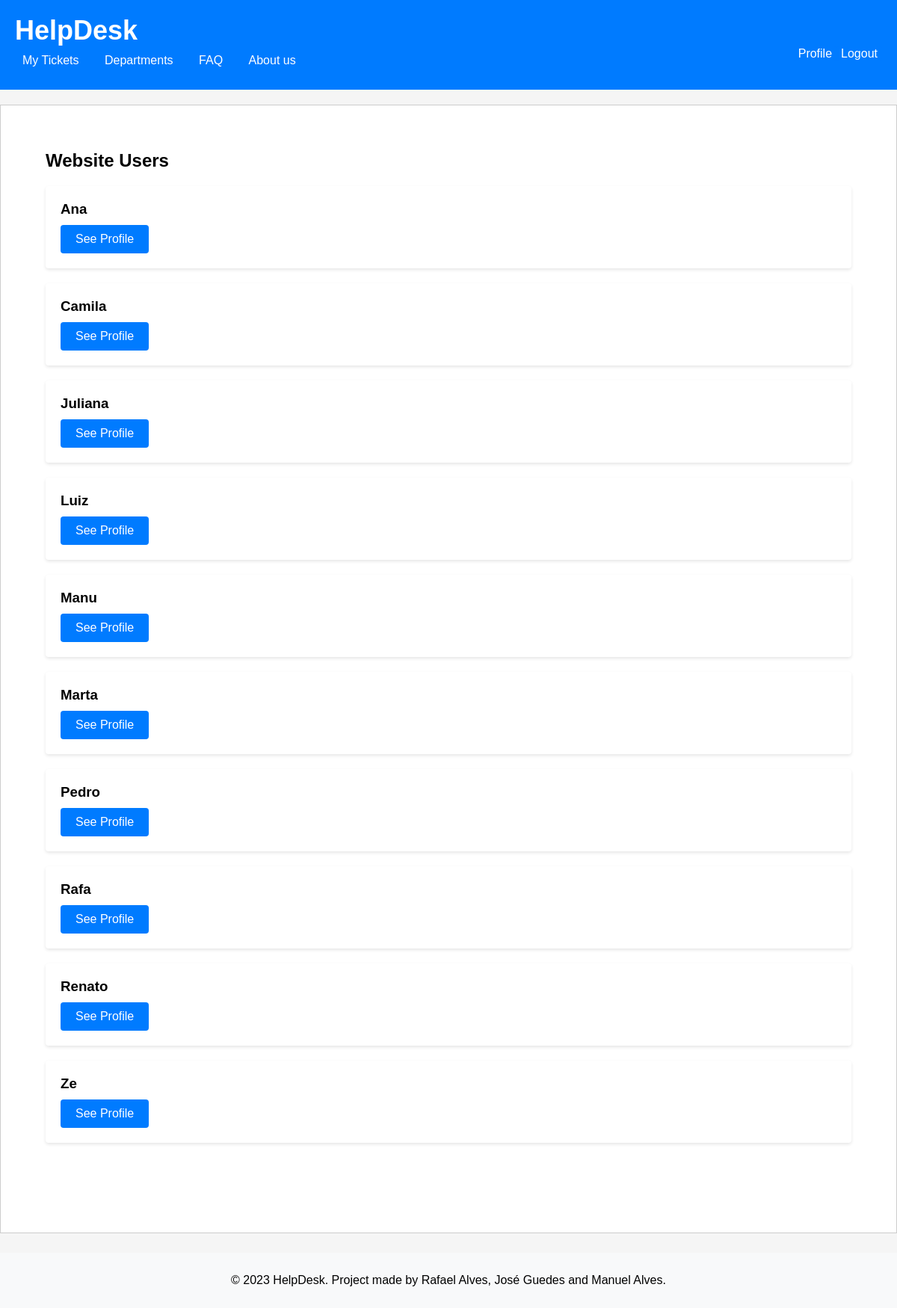
Before: /pages/users.php with the older database file.
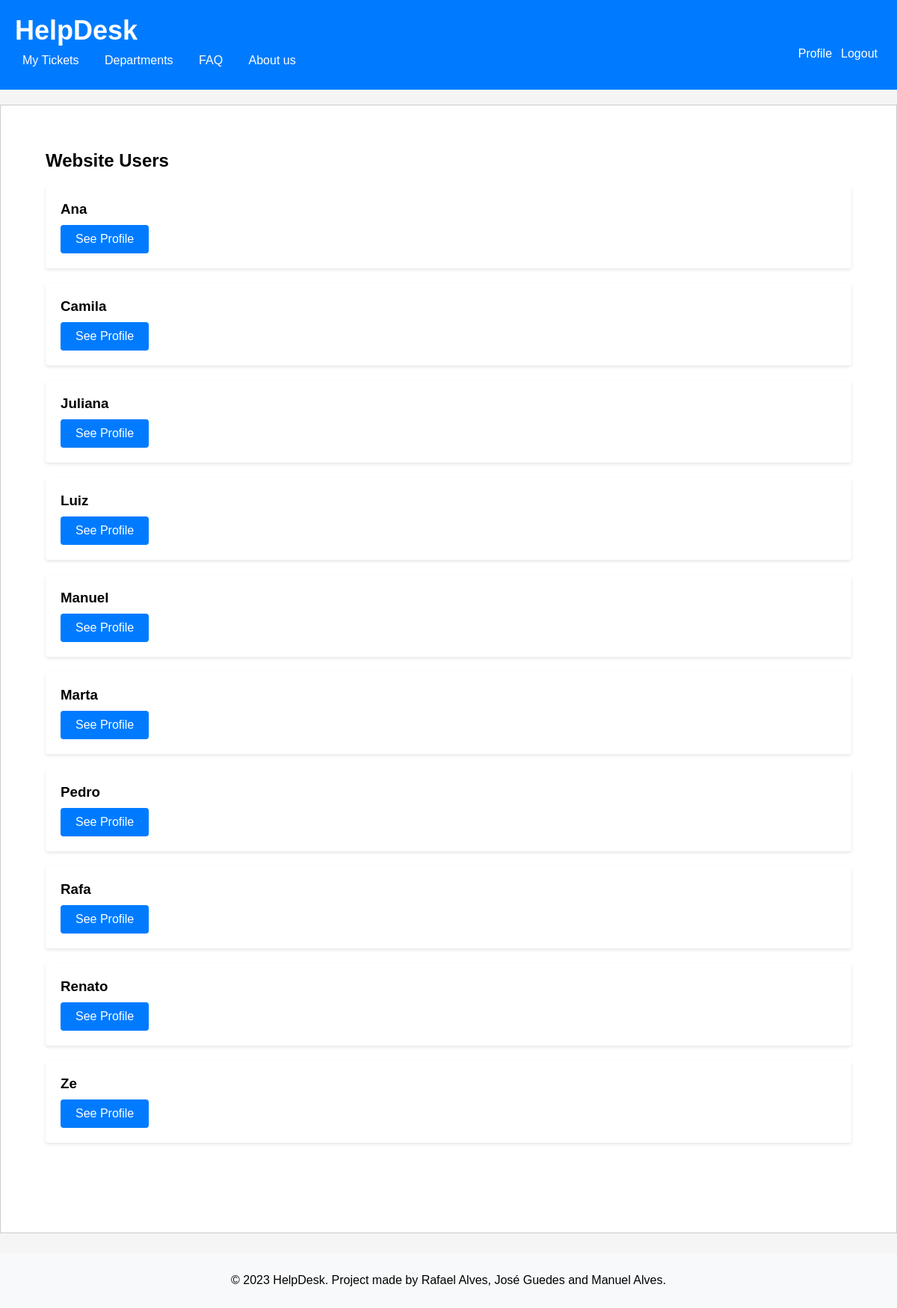
After: the same page with the newer database file.
### tables this page shows
CREATE TABLE User (
     id INTEGER PRIMARY KEY AUTOINCREMENT,
     username varchar(255) NOT NULL UNIQUE,
     firstName varchar(255) NOT NULL,
     lastName varchar(255) NOT NULL,
     email varchar(255) NOT NULL UNIQUE,
     password varchar(255) NOT NULL,
     id_department INTEGER DEFAULT NULL,
     is_agent BOOLEAN NOT NULL DEFAULT false,
     is_admin BOOLEAN NOT NULL DEFAULT false,
     CONSTRAINT id_departmentFK FOREIGN KEY(id_department) REFERENCES Department(id)
 );

### database/user.class.php (called while the page is built, shortened)
<?php
  function getAll(PDO $db){
    $stmt = $db->prepare('
      SELECT id, username
      FROM User
      ORDER by username
    ');
    $stmt->execute();
    $row = $stmt->fetchAll(PDO::FETCH_ASSOC);
    return $row;
  }

### actions/getAll_users.php (called while the page is built, shortened)
<?php
require_once(__DIR__ . '/../database/connection.db.php');
require_once(__DIR__ . '/../database/user.class.php');
$users = getAll($dbh);
?>

### pages/users.php (the view, shortened to what this page needs)
<?php
  require_once(__DIR__ . '/../templates/header.tpl.php');
  require_once(__DIR__ . '/../templates/footer.tpl.php');
  drawHeader();
?>
  <section class="tickets">
      <h2>Website Users</h2>
      <ul>
        <?php
        require_once(__DIR__ . '/../actions/getAll_users.php');
        for($i = 0; $i < count($users); $i++) {
        ?>
        <li>
          <div class="ticket" id="<?=$users[$i]['id']?>">
            <h3> <?=$users[$i]['username']?></h3>
            <a href="../pages/userprofile.php?id=<?=$users[$i]['id']?>" class="button">See Profile</a>
          </div>
        </li>
        <?php } ?>
      </ul>
    </section>
<?php
  drawFooter();
?>

### templates/header.tpl.php (shortened to what this page needs)
<?php function drawHeader() { ?>
    <!DOCTYPE html>
<html lang="en-US">
    <?php
    require_once(__DIR__ . '/../database/user.class.php');
    ?>
    <head>
        <link rel="stylesheet" href="../css/ticketpage.css">
        <link rel="stylesheet" href="../css/common.css">
        <link rel="stylesheet" href="../css/novo_ticket.css">
        <link rel="stylesheet" href="../css/login.css">
        <link rel="stylesheet" href="../css/register.css">
    </head>
    <body>
        <header>
            <h1><a href = "/pages/ticketpage.php">HelpDesk</a></h1>
            <section class="logout-edit">
                <a href="../actions/action_logout.php"><button id="logout">Logout</button></a>
                <a href="/pages/profile.php"><button id="logout">Profile</button></a>
            </section>
            <nav>
            <ul>
                <li><a href="/pages/ticketpage.php">My Tickets</a></li>
                <li><a href="/pages/department.php">Departments</a></li>
                <li><a href="/pages/faq.php">FAQ</a></li>
                <li><a href="/pages/aboutus.php">About us</a></li>
            </ul>
            </nav>
        </header>
        <main>
<?php } ?>

### templates/footer.tpl.php
<?php function drawFooter() { ?>
    </main>
        <footer>
        <p>&copy; 2023 HelpDesk. Project made by Rafael Alves, José Guedes and Manuel Alves.</p>
        </footer>
    </body>
<?php } ?>

### css/common.css (style rules this page uses)
header { background-color: #007bff; color: #fff; padding: 20px; }
header h1 { margin: 0; }
body { position: relative; margin: 0; padding: 0; font-family: Arial, sans-serif; background-color: #f5f5f5; min-height: 100%; padding-bottom: 5rem; }
main { background-color: #fff; border: 1px solid #ccc; padding: 20px; min-height: 100%; padding-bottom: 5rem; margin: 20px auto; }
footer { background-color: #f8f9fa; right: 0; bottom: 0; left: 0; text-align: center; padding: 1%; position: absolute; bottom: 0em; }
#logout { background-color: #007bff; color: #fff; border: none; cursor: pointer; font-size: 16px; border-radius: 4px; float: right; text-align: center; }
body>header>h1>a { text-decoration: none; color: white; }
nav { background-color: #007bff; padding: 10px; }
nav ul { list-style-type: none; margin: 0; padding: 0; }
nav li { display: inline-block; margin-right: 10px; }
nav a { color: white; text-decoration: none; }
h1 { margin: 0; font-size: 36px; margin-bottom: 1%; }
h1>a { text-decoration: none; color: white; }
nav ul { list-style-type: none; padding: 0; margin: 0; }
nav ul li { display: inline; }
nav ul li a { color: #fff; text-decoration: none; margin-left: 20px; transition: color 0.3s ease; }
body>header>nav>ul>li:nth-child(1)>a { margin-left: 0%; }
.tickets { margin: 40px; }
h2 { font-size: 24px; margin: 0 0 20px; }
ul { list-style-type: none; padding: 0; margin: 0; }
.ticket { background-color: #fff; border-radius: 4px; box-shadow: 0 2px 4px rgba(0, 0, 0, 0.1); padding: 20px; margin-bottom: 20px; }
.ticket h3 { margin: 0 0 10px; }
.button { display: inline-block; padding: 10px 20px; background-color: #007bff; color: #fff; text-decoration: none; border-radius: 4px; transition: background-color 0.3s ease; }

Changed rows visible on the page:
changed user: username "Manu" → "Manuel"
